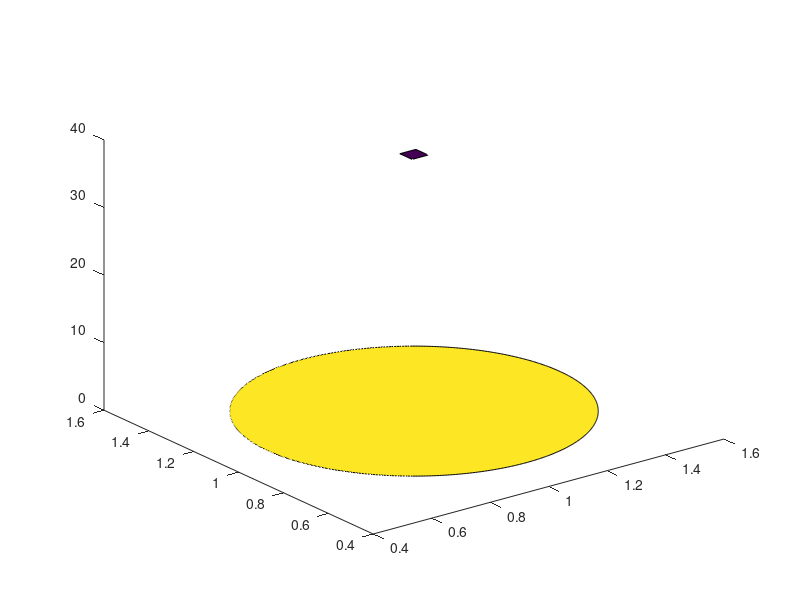

Reproduce this figure in MATLAB. (Note: this script raises an error after producing the figure.)
%function info=speckle2D(dataFile)
%speckle pattern 2d

%lambda=info.lambda;%wavelength [m]
clear;


speckleFigure = figure;


% Wavelength of the photons.
lambda = 532e-7;

% Distance between medium and detector.
D = 40; % [cm]



%define the camera.
CCDGrid=zeros(200,200);
CCDdx=5.5e-2/size(CCDGrid,1);
CCDdy=5.5e-2/size(CCDGrid,2);

% The aperture of the medium (window in which photons leave)
% is defined in the Monte Carlo (MC) simulation.  Therefore,
% reference the simulation settings, specifically the detector size.
% In order to calculate the distance from
% each photon exit location to pixel on the CCD camera, we must
% know the location of the pixel in 2-D space.  It is assumed
% that the CCD camera, regardless of it's size is centered at the
% same location as the aperture.  That is, it's midpoint is at
% the same center coordinates as the exit aperture in the MC simulation.
%

center.x = 1.0; % Center of the CCD (which should be the center of exit aperture).
center.y = 1.0; % Note: in cm
start_x = center.x - (size(CCDGrid,1)/2*CCDdx);
start_y = center.y - (size(CCDGrid,2)/2*CCDdy);




% ------------------------- PLANE ---------------------------
% For drawing the plane made by the CCD and visualizing all
% photons that hit it.
%
% Define all the vertices on the plane (i.e. CCD corners)
x = [start_x, (center.x+(center.x-start_x)), (center.x+(center.x-start_x)), start_x];
y = [(center.y+(center.y-start_y)), (center.y+(center.y-start_y)), start_y, start_y];
z = [D, D, D, D];
color = [10, 10, 10, 10];
rayFigure = figure;
patch(x,y,z,color);
view(3);
% Define the exit aperture.
t = 0:pi/360:2*pi;
radius = 0.5;
xy_plane = zeros(size(t)); xy_plane(:) = 2; % The xy-plane that the exit aperture resides on.
color = zeros(size(t)); color(:) = 15; % Define the color for the exit aperture plane.
hold on;
patch(center.x + (cos(t)*radius), center.y + (sin(t)*radius), xy_plane, color);
hold off;






% Start time of the simulation to make the speckle pattern from.
% That is, if the Monte Carlo + K-Wave simulation (i.e. the
% acousto-optic (AO) simulation) ran for a total time 'T', 'dt' is the time
% steps that occurred in the propagation of ultrasound.  Therefore we can
% take a portion of the whole AO simulation to make a speckle pattern, or
% use the entire photon exit data.
start_time = 91; % 'dt' starting at this time.
end_time = 93;  % end time that we want to look at.



% To create a movie that shows the fluctuating speckle patter (i.e.
% modulation) we loop over all exit data files, which contain information
% about the photons for a snapshot in time of the ultrasound.
%aviobj = avifile ( 'speckle-modulation6', 'compression', 'None', 'fps', 1);
for dt=start_time:end_time
    
    % Load the exit data from the AO simulation.
    dataFile = ['exit-aperture-', num2str(dt), '.txt'];
    data = dlmread(dataFile);
    
    
    
    
    % for each photon
    for photon = 1:size(data, 1)
        
        % retrieve the weight of the photon.
        weight = data(photon,1);
        
        % transmission angles of the photon when it exiting
        % the medium.
        dirx = data(photon, 2);
        diry = data(photon, 3);
        dirz = data(photon, 4);
        
        % retrieve the stored path length in the medium.
        path_length = data(photon,5);
        
        % retrieve the exit location of the photon.
        x = data(photon,6);
        y = data(photon,7);
        z = data(photon,8);
        
        
        % Check for intersection of this photon with the CCD camera.
        %-----------------------------------------------------------
        % Exit location of photon.
        s0 = [x, y, z];
        % The normal to the CCD.
        %
        n = [0,0,1];
        
        % Point on the CCD.
        %
        p0 = [center.x, center.y, D];
        
        % Create the ray to cast from the exit of the photon out into
        % space.  If this ray intersects the CCD, then 'smear' it on
        % the face of the camera as if it was a wave.
        % NOTE:
        % - To extend the ray some portion beyond the plane made by the
        %   CCD, we give the 't' value (parametric form of line) z+D.
        %
        s1 = [x + dirx*(z+D), y + diry*(z+D), z + dirz*(z+D)];
        ray = [s0(1), s0(2), s0(3); ...
            s1(1), s1(2), s1(3)];
        
        figure(rayFigure);
        hold on;
        plot3(ray(:,1), ray(:,2), ray(:,3));
        hold off;
        
        % From the line segment (i.e. the ray 'r') we find the 't'
        % value that gives the intersection point on the CCD.
        %
        temp = p0 - s0;
        ti = dot(n, temp)/dot(n, s1);
    end
    
    
    % only grab a chunk of photons for testing.
    %data = data(1:500,:);
    
    % for each pixel in the x-axis
    for i = 1:size(CCDGrid, 1)
        x_pixel = start_x + (CCDdx * i);
        
        % for each pixel in the y-axis
        for j = 1:size(CCDGrid, 2)
            y_pixel = start_y + (CCDdy * j);
            
            % for each photon
            for k = 1:size(data, 1)
                
                % retrieve the weight of the photon.
                weight = data(k,1);
                
                % transmission angles of the photon when it exiting
                % the medium.
                dirx = data(k, 2);
                diry = data(k, 3);
                dirz = data(k, 4);
                
                % retrieve the stored path length in the medium.
                path_length = data(k,5);
                
                % retrieve the exit location of the photon.
                x = data(k,6);
                y = data(k,7);
                z = data(k,8);
                
                
%                 % Check for intersection of this photon with the CCD camera.
%                 %-----------------------------------------------------------
%                 % Exit location of photon.
%                 s0 = [x, y, z];
%                 % The normal to the CCD.
%                 %
%                 n = [0,0,1];
%                 
%                 % Point on the CCD.
%                 %
%                 p0 = [center.x, center.y, D];
%                 
%                 % Create the ray to cast from the exit of the photon out into
%                 % space.  If this ray intersects the CCD, then 'smear' it on
%                 % the face of the camera as if it was a wave.
%                 % NOTE:
%                 % - To extend the ray some portion beyond the plane made by the
%                 %   CCD, we give the 't' value (parametric form of line) z+D.
%                 %
%                 s1 = [x + dirx*(z+D), y + diry*(z+D), z + dirz*(z+D)];
%                 ray = [s0(1), s0(2), s0(3); ...
%                     s1(1), s1(2), s1(3)];
%                 
%                 figure(rayFigure);
%                 hold on;
%                 plot3(ray(:,1), ray(:,2), ray(:,3));
%                 hold off;
%                 
%                 % From the line segment (i.e. the ray 'r') we find the 't'
%                 % value that gives the intersection point on the CCD.
%                 %
%                 temp = p0 - s0;
%                 ti = dot(n, temp)/dot(n, s1);
%                 
%                 if (ti >= 0 & ti <= 1)
%                     xi = x + dirx*ti;
%                     yi = y + diry*ti;
%                     zi = D;
%                     
%                     %                 % add the distance from medium to the detector pixel.
%                     %                 dist_to_pixel = sqrt(D^2 + (x_pixel - x)^2 + (y_pixel - y)^2);
%                     %                 L = path_length + dist_to_pixel;
%                     %
%                     %                 CCDGrid(i,j) = (CCDGrid(i,j) + 1/dist_to_pixel*weight*exp(-(1i)*L*2*pi/lambda));
%                 end % if()
                

                % add the distance from medium to the detector pixel.
                dist_to_pixel = sqrt(D^2 + (x_pixel - x)^2 + (y_pixel - y)^2);
                L = path_length + dist_to_pixel;
                
                CCDGrid(i,j) = (CCDGrid(i,j) + 1/dist_to_pixel*weight*exp(-(1i)*L*2*pi/lambda));
            end
        end
        y_pixel = start_y + CCDdy;
    end
    
    figure(speckleFigure);
    imagesc((abs(CCDGrid)))
    colormap hot;
    drawnow;
    %set(gcf,'Renderer', 'zbuffer');
    %frame = getframe(gcf);
    %aviobj = addframe(aviobj, frame);
    
end

%aviobj = close(aviobj);





% -------------------------------------------------------------------------


% function Norms=getNorms(stuff)
% tic
%     CCDdx=stuff.CCDdx;
%     CCD2Surf=stuff.CCD2Surf;
%     CCDGrid=stuff.CCDGrid;
%     surfaceGrid=stuff.surfaceGrid;
%     surfacedX=stuff.surfacedX;
%     lambda=stuff.lambda;
%
% offsetx=((size(CCDGrid,1)-0.5)*CCDdx-(size(surfaceGrid,1)-0.5)*surfacedX)/1;
% offsety=((size(CCDGrid,2)-0.5)*CCDdx-(size(surfaceGrid,2)-0.5)*surfacedX)/1;
% norm1=zeros(size(surfaceGrid));
% %Norms{1:size(CCDGrid,1),1:size(CCDGrid,2)}=zeros(size(surfaceGrid));
%     for i=1:size(CCDGrid,1)
%         for j=1:size(CCDGrid,2)
%             y=[i*CCDdx j*CCDdx CCD2Surf];
%
%             for k=1:size(surfaceGrid,1);
%                 for l=1:size(surfaceGrid,2);
%                     x=[k*surfacedX-offsetx l*surfacedX-offsety 0];
%                     norm1(k,l)=norm(y-x);
%                 end
%             end
%             Norms{i,j}=exp(1i*2*pi/lambda*norm1)./norm1;
%         end
%     end
%     toc
%     disp ('geometry matices created')
%
% end